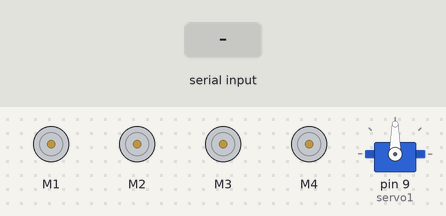
This sketch was run on a simulated Arduino Uno, built with avr-gcc and run on an emulated ATmega328P. Shown: 4 × DC motor (green arrow = forward, orange = backward, longer = faster), servo. The test bench sets the inputs (shaded band). What the sketch prints to the serial monitor is not drawn.

Above: at 1.7 s.
1.8 s: "*turn left#" received over Serial
At 3.1 s:
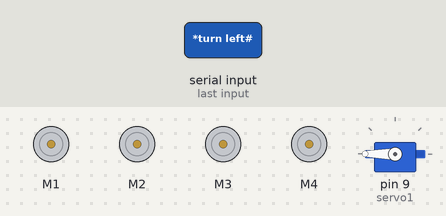
4.8 s: "*move forward#" received over Serial
At 6.7 s:
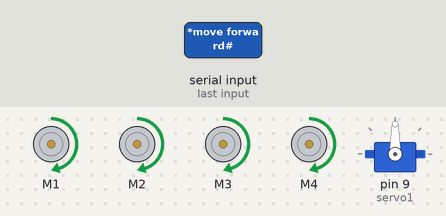
7.8 s: "*move backward#" received over Serial
At 10.0 s:
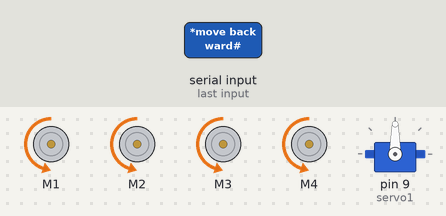
10.8 s: "*turn right#" received over Serial
At 12.2 s:
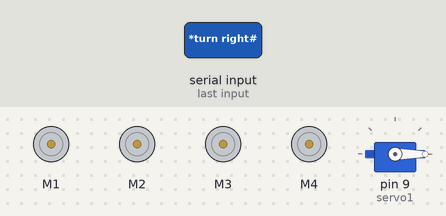
Timing chart, 0 to 14.8 s (numbered marks = the images above; inputs shaded):
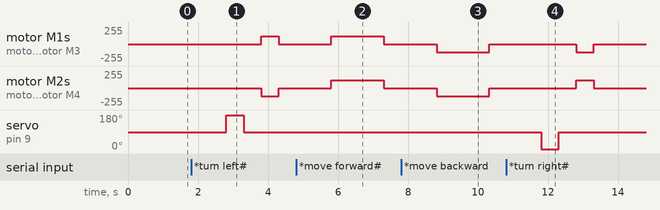

Measured:
- after the input at 1.8 s, motor M1, motor M3: stopped → forward 120/255 after 2.0 s, → stopped 0.50 s later; motor M2, motor M4: stopped → backward 120/255 after 2.0 s, → stopped 0.50 s later; servo on pin 9 (servo1): 90° → 180° after 1.0 s, → 90° 0.50 s later
- after the input at 4.8 s, motor M1–4: stopped → forward 120/255 after 1.0 s, → stopped 1.5 s later
- after the input at 7.8 s, motor M1–4: stopped → backward 120/255 after 1.0 s, → stopped 1.5 s later
- after the input at 10.8 s, motor M1, motor M3: stopped → backward 120/255 after 2.0 s, → stopped 0.50 s later; motor M2, motor M4: stopped → forward 120/255 after 2.0 s, → stopped 0.50 s later; servo on pin 9 (servo1): 90° → 0° after 1.0 s, → 90° 0.50 s later

The sketch:

Arduino_Code.ino
```cpp
#include <AFMotor.h>
#include <Servo.h>

const int mtr1 = 1;
const int mtr2 = 2;
const int mtr3 = 3;
const int mtr4 = 4;

AF_DCMotor motor1(mtr1, MOTOR12_64KHZ); // DC motor on M1 with 64KHz pwm
AF_DCMotor motor2(mtr2, MOTOR12_64KHZ); // DC motor on M2 with 64KHz pwm
AF_DCMotor motor3(mtr3, MOTOR12_64KHZ); // DC motor on M3 with 64KHz pwm
AF_DCMotor motor4(mtr4, MOTOR12_64KHZ); // DC motor on M4 with 64KHz pwm
Servo servo1;

int Speed = 120;
String voice;

void setup() {
  Serial.begin(9600);           // set up Serial library at 9600 bps
  motor1.setSpeed(Speed); // set the motor1 speed between 0 and 255
  motor2.setSpeed(Speed); //  set the motor2 speed between 0 and 255
  motor3.setSpeed(Speed); // set the motor3 speed between 0 and 255
  motor4.setSpeed(Speed); //set the  motor4 speed between 0 and 255
  servo1.attach(9); // turn on servo
  delay(500);
}

void forwardd(int Speed) {
  motor1.setSpeed(Speed);
  motor1.run(FORWARD);
  motor2.setSpeed(Speed);
  motor2.run(FORWARD);
  motor3.setSpeed(Speed);
  motor3.run(FORWARD);
  motor4.setSpeed(Speed);
  motor4.run(FORWARD);
  delay(1500);
  motor1.run(RELEASE);
  motor2.run(RELEASE);
  motor3.run(RELEASE);
  motor4.run(RELEASE);

}

void backwardd(int Speed) {
  motor1.setSpeed(Speed);
  motor1.run(BACKWARD);
  motor2.setSpeed(Speed);
  motor2.run(BACKWARD);
  motor3.setSpeed(Speed);
  motor3.run(BACKWARD);
  motor4.setSpeed(Speed);
  motor4.run(BACKWARD);
  delay(1500);
  motor1.run(RELEASE);
  motor2.run(RELEASE);
  motor3.run(RELEASE);
  motor4.run(RELEASE);
}
void leftt(int Speed) {
  servo1.write(180);
  delay(500);
  servo1.write(90);
  delay(500);
  motor1.setSpeed(Speed);
  motor1.run(FORWARD);
  motor2.setSpeed(Speed);
  motor2.run(BACKWARD);
  motor3.setSpeed(Speed);
  motor3.run(FORWARD);
  motor4.setSpeed(Speed);
  motor4.run(BACKWARD);
  delay(500);
  motor1.run(RELEASE);
  motor2.run(RELEASE);
  motor3.run(RELEASE);
  motor4.run(RELEASE);
}

void rightt(int Speed) {
  servo1.write(0);
  delay(500);
  servo1.write(90);
  delay(500);
  motor1.setSpeed(Speed);
  motor1.run(BACKWARD);
  motor2.setSpeed(Speed);
  motor2.run(FORWARD);
  motor3.setSpeed(Speed);
  motor3.run(BACKWARD);
  motor4.setSpeed(Speed);
  motor4.run(FORWARD);
  delay(500);
  motor1.run(RELEASE);
  motor2.run(RELEASE);
  motor3.run(RELEASE);
  motor4.run(RELEASE);
}

void Stopp() {
  motor1.run(RELEASE);
  motor2.run(RELEASE);
  motor3.run(RELEASE);
  motor4.run(RELEASE);
}
void loop() {

  delay(10);
  while (Serial.available()) {
    voice = "";
    voice = Serial.readString();
    Serial.print(voice);
  }

  if (voice.length() > 20 ) {
    Speed = voice.toInt();
  }
  //Sets the motor speed as desired by the user
  motor1.setSpeed(Speed);
  motor2.setSpeed(Speed);
  motor3.setSpeed(Speed);
  motor4.setSpeed(Speed);


  //##########################  Control Command  ##############################//

  if (voice == "*move forward#") {
    forwardd(Speed);
  } else if (voice == "*move backward#") {
    backwardd(Speed);
  } else if (voice == "*turn left#") {
    leftt(Speed);
  } else if (voice == "*turn right#") {
    rightt(Speed);
  } else if (voice == "*stop#") {
    Stopp();
  }
  voice = "";
}
```
